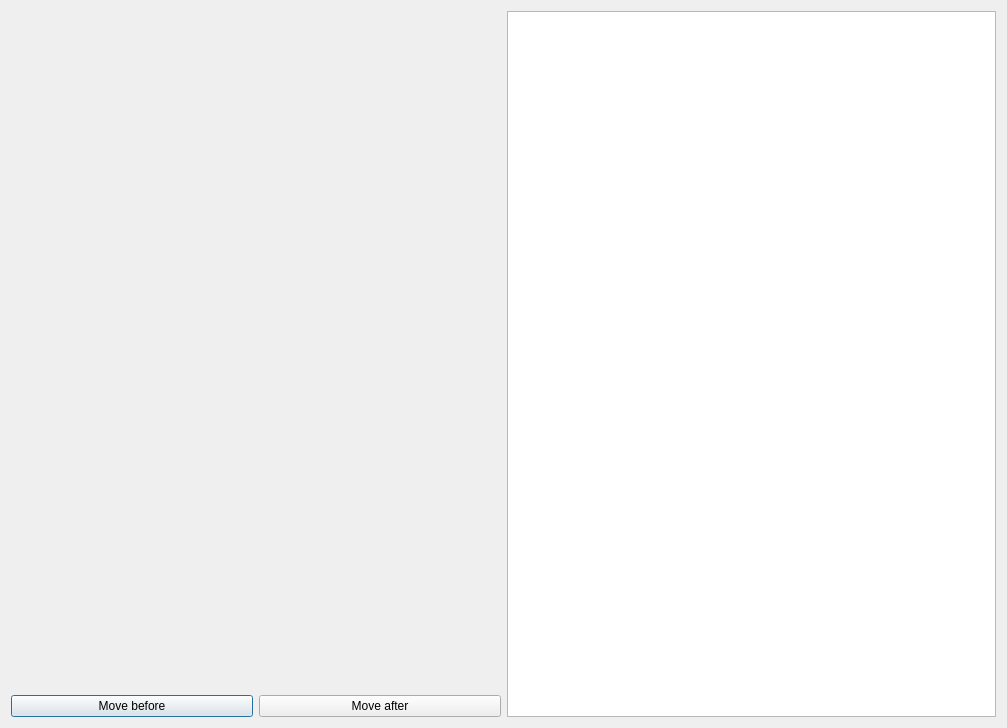
<?xml version="1.0" encoding="UTF-8"?>
<ui version="4.0">
 <class>gallery_dialog</class>
 <widget class="QDialog" name="gallery_dialog">
  <property name="geometry">
   <rect>
    <x>0</x>
    <y>0</y>
    <width>1007</width>
    <height>728</height>
   </rect>
  </property>
  <property name="windowTitle">
   <string>Dialog</string>
  </property>
  <layout class="QGridLayout" name="gridLayout">
   <item row="0" column="0">
    <layout class="QHBoxLayout" name="horizontalLayout_2">
     <item>
      <layout class="QVBoxLayout" name="verticalLayout">
       <item>
        <widget class="QWidget" name="gallery_widget" native="true">
         <property name="sizePolicy">
          <sizepolicy hsizetype="MinimumExpanding" vsizetype="MinimumExpanding">
           <horstretch>0</horstretch>
           <verstretch>0</verstretch>
          </sizepolicy>
         </property>
        </widget>
       </item>
       <item>
        <layout class="QHBoxLayout" name="horizontalLayout">
         <item>
          <widget class="QPushButton" name="button_moveBefore">
           <property name="text">
            <string>Move before</string>
           </property>
          </widget>
         </item>
         <item>
          <widget class="QPushButton" name="button_moveAfter">
           <property name="text">
            <string>Move after</string>
           </property>
          </widget>
         </item>
        </layout>
       </item>
      </layout>
     </item>
     <item>
      <widget class="QGraphicsView" name="sorted_gview"/>
     </item>
    </layout>
   </item>
  </layout>
 </widget>
 <resources/>
 <connections/>
</ui>
